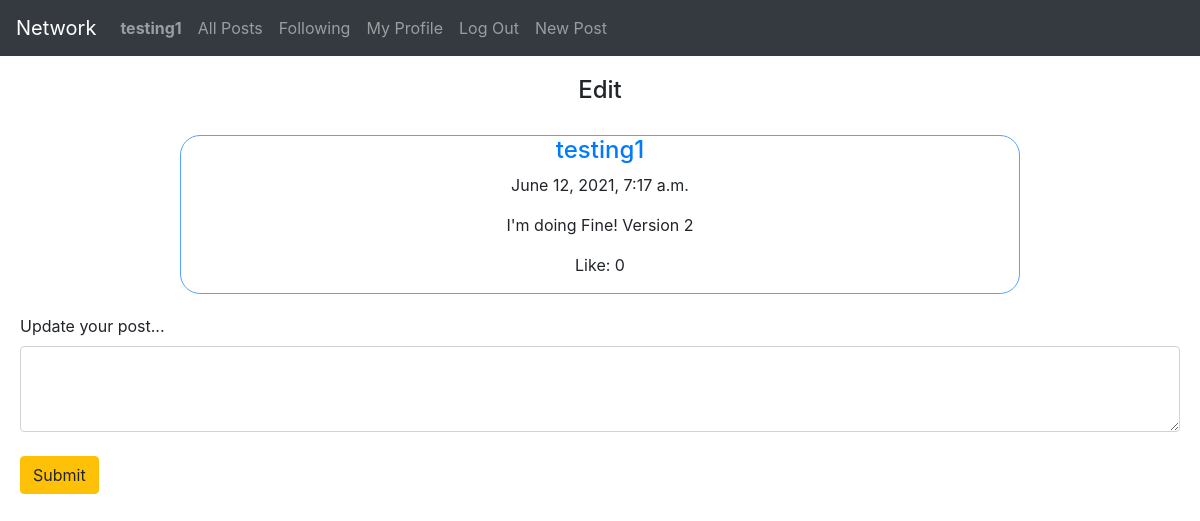
The app's page /edit_html/14 (signed in) with its own data.
### network/models.py (models this page shows, shortened)
class User(AbstractUser):
    follower = models.ManyToManyField(
        'self', blank=True, related_name="followee")
    following = models.ManyToManyField(
        'self', blank=True, related_name="+")
    pass

class Post(models.Model):
    user = models.ForeignKey(
        User, on_delete=models.CASCADE, related_name="creator")
    post = models.TextField()
    date = models.DateTimeField(auto_now=True)
    like = models.ManyToManyField(User, blank=True, related_name="like_count")
    def like_count(self):
        return self.like.all().count()

### network/views.py (the view)
# urls.py: path('edit_html/<int:post_id>', views.edit_html, name='edit_html'),
@login_required(login_url='/login')
def edit_html(request, post_id):
    user_login = User.objects.get(username=request.user.username)
    item = Post.objects.get(id=post_id)
    if item.user != user_login:
        return HttpResponseRedirect(reverse('myprofile', args=[item.user, 1]))
    return render(request, "network/edit.html", {
        "post": item
    })

### network/templates/network/edit.html (shortened to what this page needs)
{% extends "network/layout.html" %}
{% load static %}
{% block body %}
<h4 class="edit-title">Edit</h4>
<div class="index-post-view">
    <div class="index-content">
        <a href="{% url 'myprofile' post.user 1 %}"><h4>{{ post.user }}</h4></a>
        <p>{{ post.date }}</p>
        <p>{{ post.post }}</p>
        <p>Like: <span>0</span></p>
    </div>
</div>
<div class="edit-section">
    <form>
        <label for="exampleFormControlTextarea1" class="form-label">Update your post...</label>
        <textarea class="form-control edit" id="exampleFormControlTextarea1" rows="3" name="edit"></textarea>
        <br>
        <button type="submit" class="btn btn-warning edit-btn">Submit</button>
    </form>
</div>
{% endblock %}

### network/templates/network/layout.html (shortened to what this page needs)
{% load static %}
<!DOCTYPE html>
<html lang="en">
    <head>
        <link rel="stylesheet" href="https://stackpath.bootstrapcdn.com/bootstrap/4.4.1/css/bootstrap.min.css">
        <link href="{% static 'network/styles.css' %}" rel="stylesheet">
    </head>
    <body>
        <nav class="navbar navbar-expand-lg navbar-dark bg-dark">
            <a class="navbar-brand" href="{% url 'index' %}">Network</a>
            <div>
              <ul class="navbar-nav mr-auto">
                {% if user.is_authenticated %}
                    <li class="nav-item">
                        <a class="nav-link" href="{% url 'myprofile' user.username 1 %}"><strong>{{ user.username }}</strong></a>
                    </li>
                {% endif %}
                <li class="nav-item">
                  <a class="nav-link" href="{% url 'index' %}">All Posts</a>
                </li>
                {% if user.is_authenticated %}
                    <li class="nav-item">
                        <a class="nav-link" href="{% url 'following' 1 %}">Following</a>
                    </li>
                    <li class="nav-item">
                        <a class="nav-link" href="{% url 'myprofile' user.username 1 %}">My Profile</a>
                    </li>
                    <li class="nav-item">
                        <a class="nav-link" href="{% url 'logout' %}">Log Out</a>
                    </li>
                    <li class="nav-item">
                        <a class="nav-link" href="{% url 'new_post' %}">New Post</a>
                    </li>
                {% endif %}
              </ul>
            </div>
          </nav>
        <div class="body">
            {% block body %}
            {% endblock %}
        </div>
    </body>
</html>

### network/static/network/styles.css (style rules this page uses)
.index-content { border: 1px solid rgb(85, 164, 255); border-radius: 20px; text-align: center; margin: auto; display: block; margin-top: 10px; }
.index-post-view { width: 70%; margin: auto; }
.newpost-title, .myprofile-title, .edit-title, .comment-title, .index-title { text-align: center; padding: 20px; }
.edit-section { padding: 20px; }

### records on screen
User: username "testing1"
Post: user "testing1", date "June 12, 2021, 7:17 a.m.", post "I'm doing Fine! Version 2"
